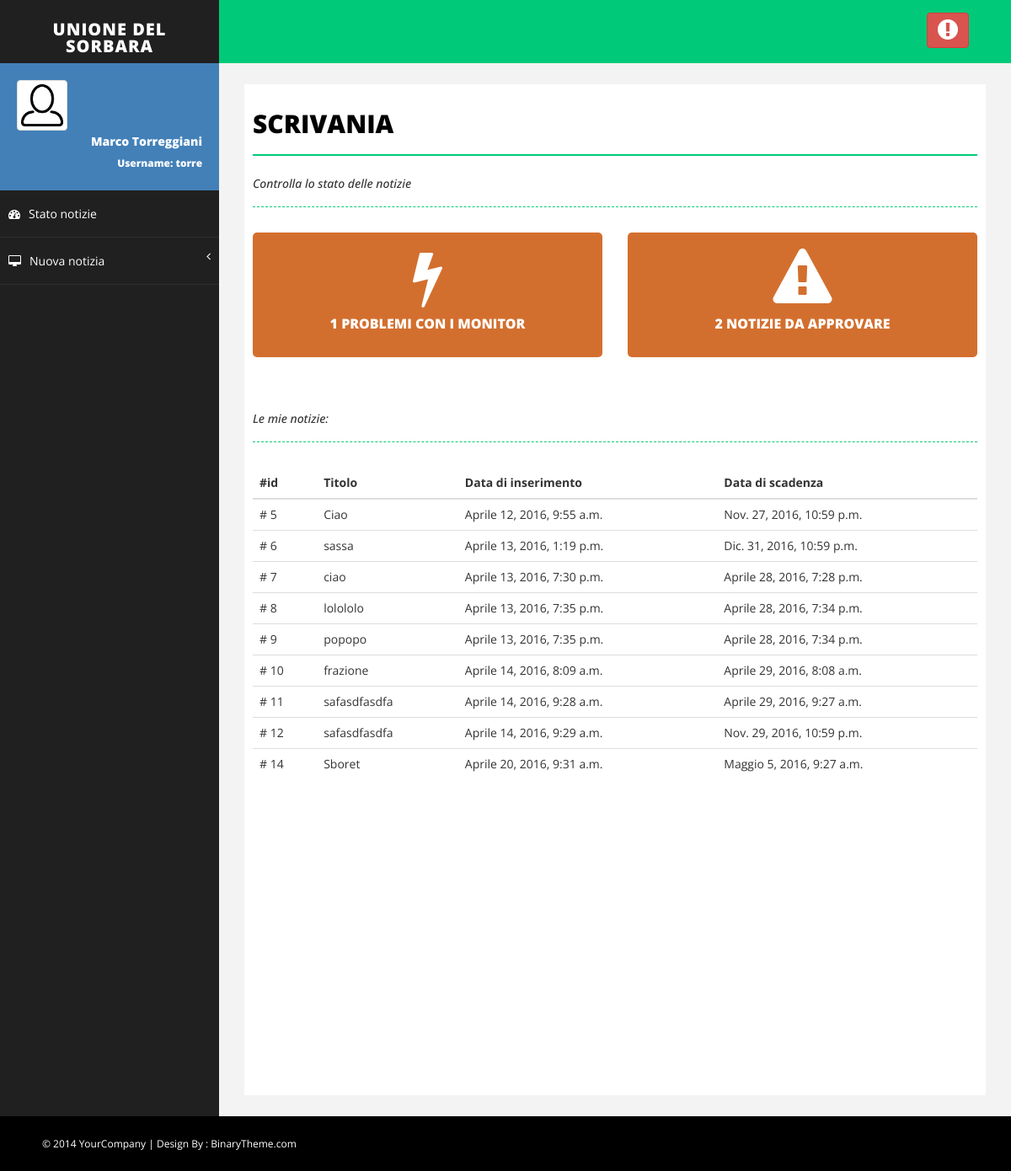
The page / (signed in) on the database as committed earlier.
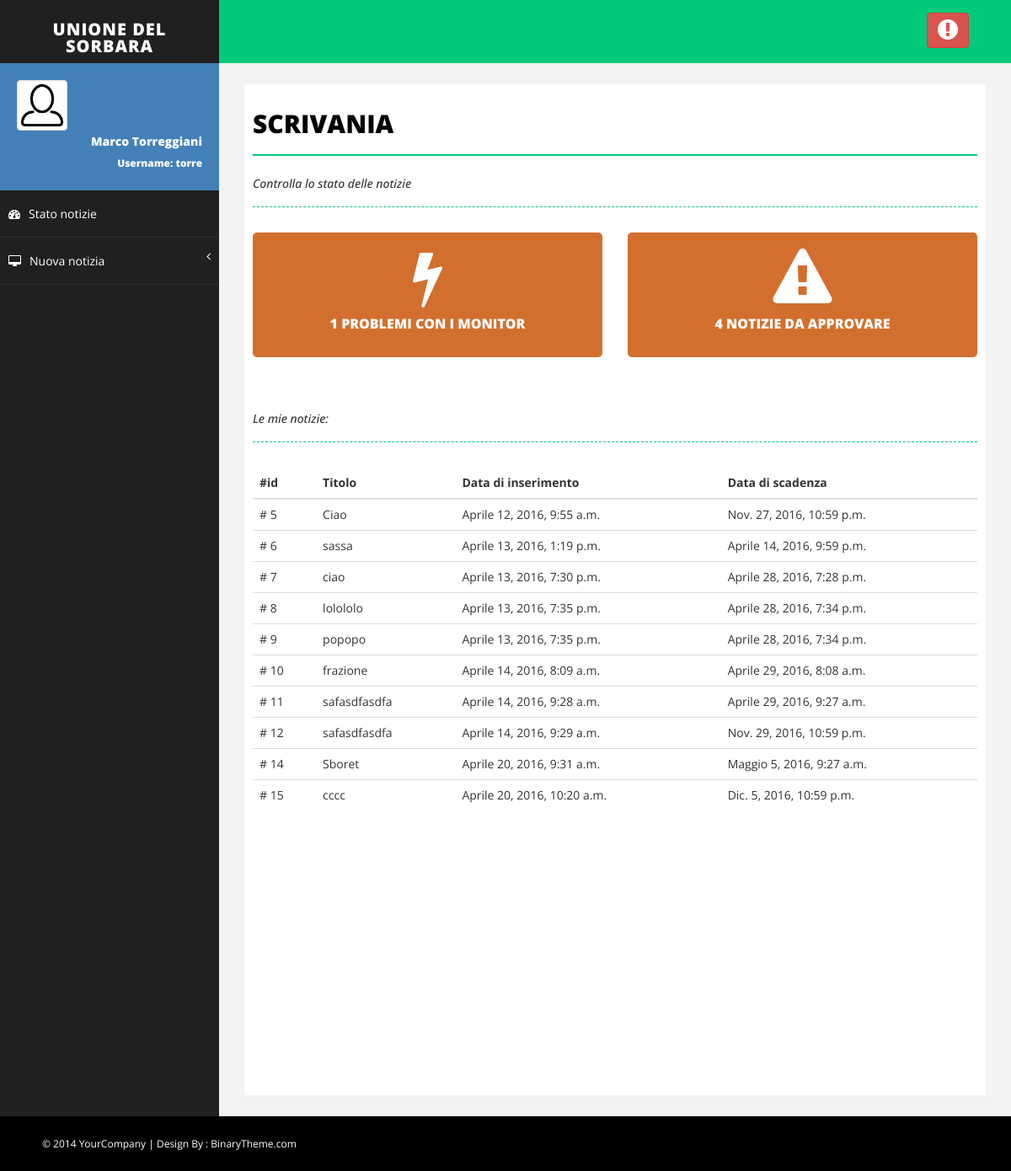
The same page on the database as committed later.
### Monitor/models.py (models this page shows, shortened)
class Notizia(models.Model):
    titolo = models.CharField(max_length=settings.MAX_LUN_TITOLO)
    descrizione = models.TextField(max_length=settings.MAX_LUN_DESCRIZIONE)
    immagine = models.ImageField(upload_to=get_nome_immagine_notizia, default=None)
    approvata = models.BooleanField(default=False)
    inserzionista = models.ForeignKey(MyUser)
    data_inserimento = models.DateTimeField(default=timezone.now)
    data_scadenza = models.DateTimeField(default=timezone.now()+datetime.timedelta(days=15))

### Monitor/views.py (the view)
# urls.py: url(r'^$', views.myindex, name='index'),
@login_required(login_url='/login')
def myindex(request, ok=None, errore=None):
    try:
        del request.session['comuni_id']
        del request.session['frazioni_id']
        del request.session['monitor_id']
    except KeyError:
        pass
    monitor = Monitor.objects.all()
    nmonitor = 0
    for x in monitor:
        if not x.funziona():
            nmonitor += 1
    notizie = Notizia.objects.all()
    nnotizie = 0
    for notizia in notizie:
        if not notizia.approvata:
            nnotizie += 1
    n = [notizia for notizia in Notizia.objects.filter(inserzionista=request.user) if notizia.attiva]
    return render(request, 'Monitor/index.html', {'monitor_in_errore': nmonitor,
                                                  'notizie_non_approvate': nnotizie,
                                                  'notizie': n,
                                                  'ok': ok,
                                                  'errore': errore})

### Monitor/models.py (called while the page is built)
    def funziona(self):
        try:
            funziona = MonitorUltimaConnessione.objects.filter(id=self.id).last().funziona()
        except AttributeError:
            return False
        return funziona

    def funziona(self):
        return self.agg >= timezone.now()-datetime.timedelta(hours=settings.TEMPO_ALLERTA)

### Monitor/templates/Monitor/index.html (shortened to what this page needs)
{% extends 'Monitor/base.html' %}
{% block body %}
             <div id="page-inner">
                <div class="row">
                    <div class="col-md-12">
                        <h1 class="page-head-line">Scrivania</h1>
                        <h1 class="page-subhead-line">Controlla lo stato delle notizie </h1>
                    </div>
                </div>
                <div class="row">
                    <div class="col-md-6">
                        {% if monitor_in_errore == 0 %}
                            <div class="main-box mb-dull">
                        {% else %}
                            <div class="main-box mb-red">
                        {% endif %}
                                <a href="{% url 'Monitor:stato_monitor' %}">
                                    <i class="fa fa-bolt fa-5x"></i>
                                    <h5>
                                        {{ monitor_in_errore }} Problemi con i Monitor
                                    </h5>
                                </a>
                            </div>
                    </div>
                    <div class="col-md-6">
                        {% if notizie_non_approvate == 0 %}
                            <div class="main-box mb-dull">
                        {% else %}
                            <div class="main-box mb-red">
                        {% endif %}
                                <a href="{% url 'Monitor:notizie_da_approvare' %}">
                                    <i class="fa fa-warning fa-5x"></i>
                                    <h5>
                                        {{ notizie_non_approvate }} Notizie da approvare
                                    </h5>
                                </a>
                            </div>
                    </div>
                </div>
                <div class="row">
                    <div class="col-md-12">
                        <h1 class="page-subhead-line">Le mie notizie:</h1>
                    </div>
                </div>
                {% if notizie|length == 0 %}
            <div class="panel">
                <div class="alert alert-warning" role="alert">
                    Non risulta nessuna tua notizia attiva. Se non vedi alcune notizie è possibile che esse siano già scadute.
                </div>
            </div>
        {% else %}
            <div class="table-responsive">
                <table class="table table-hover">
                    <thead>
                        <tr>
                            <th>#id</th>
                            <th>Titolo</th>
                            <th>Data di inserimento</th>
                            <th>Data di scadenza</th>
                        </tr>
                    </thead>
                    <tbody>
                        {% for notizia in notizie %}
                            <tr onclick = "location.href='{% url 'Monitor:modifica_notizia' notizia.id %}'">
                                <td># {{ notizia.id }}</td>
                                <td>{{ notizia.titolo }}</td>
                                <td>{{ notizia.data_inserimento }}</td>
                                <td>{{ notizia.data_scadenza }}</td>
                            </tr>
                        {% endfor %}
                    </tbody>
                </table>
            </div>
        {% endif %}
             </div>
         </div>
   </div>
{% endblock %}

Rows that differ between the two databases and show on the page:
changed Notizia "sassa": data_scadenza "Dic. 31, 2016, 10:59 p.m." → "Aprile 14, 2016, 9:59 p.m."
added Notizia: id "15", titolo "cccc", data_inserimento "Aprile 20, 2016, 10:20 a.m.", data_scadenza "Dic. 5, 2016, 10:59 p.m."
Other text that changed with them:
{{ notizie_non_approvate }}: "2" → "4"
